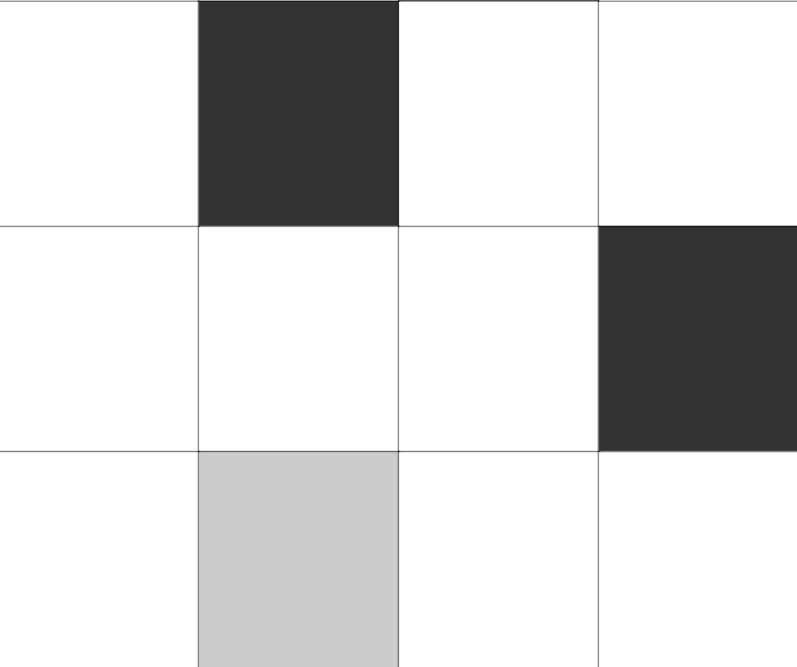
//> input picture resource/images/1.png, 797 x 667 px
$ ./FindBlackBlock   (built with g++ and OpenCV 4)
//> lines starting //> are read from the running program, lines starting //| are printed output that depends on the picture; after the words box and inside, x2 and y2 are one past the last pixel; in counts of white or black regions, pixels touching at a corner belong together
#include <vector>
#include <opencv2/opencv.hpp>
using namespace cv;
using namespace std;

int main(int argc, char const *argv[])
{
    string imagePath = "resource/images/1.png";
    Mat src = imread(imagePath);
//> src is the input picture: 667 rows x 797 cols, CV_8UC3; min 18, max 255, mean 215.2
    Mat graySrc = imread(imagePath, IMREAD_GRAYSCALE);
    Mat kernel = getStructuringElement(MORPH_RECT, Size(3, 3));
    Mat edge;

    // 轮廓线
    vector<vector<Point>> contours;

    // 提取轮廓线
    auto t0 = getTickCount();
    dilate(graySrc, graySrc, kernel, Point(-1, -1), 2); // 图像膨胀消去网格线并分离分块
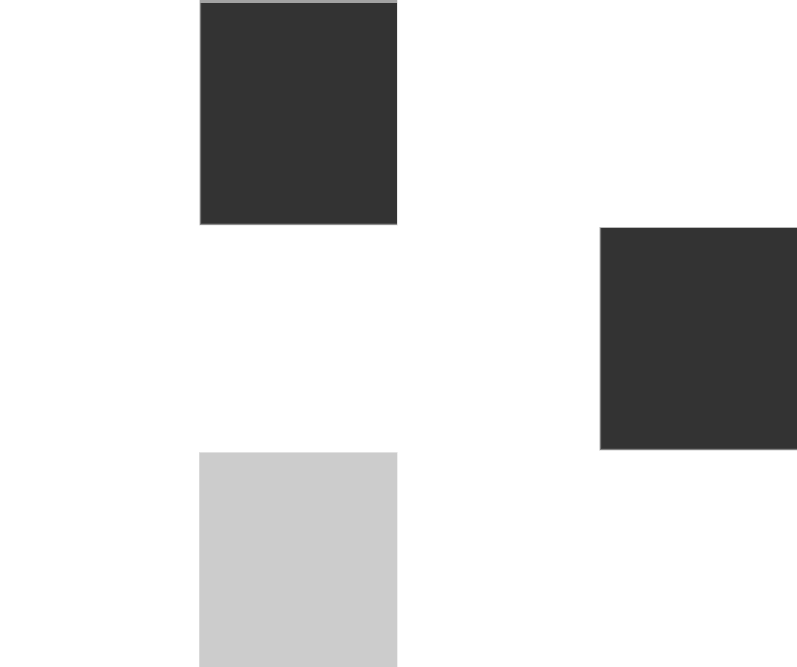
//> graySrc: 667 rows x 797 cols, CV_8UC1; min 51, max 255, mean 217.3
    graySrc = graySrc > 80;                             // 图像阈值化消去已点击过的灰色方块
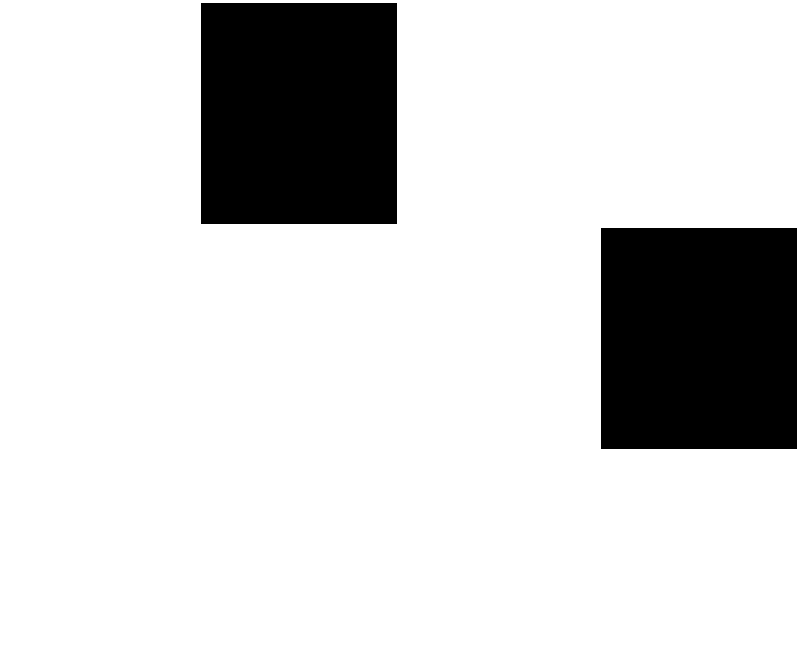
//> graySrc: 667 rows x 797 cols, CV_8UC1; 83.7% white; 2 black regions, box (x1, y1, x2, y2) and area: (201, 3, 397, 224) 43316, (601, 228, 797, 449) 43316
    Canny(graySrc, edge, 10, 30);
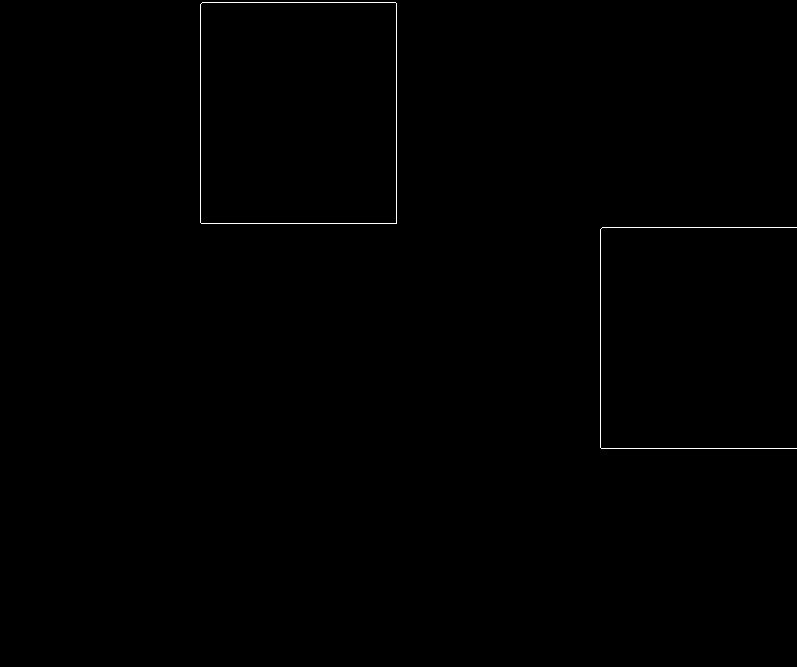
//> edge: 667 rows x 797 cols, CV_8UC1; 0.27% white in thin lines or dots, all inside (x1, y1, x2, y2) = (200, 2, 797, 449)
    findContours(edge, contours, RETR_EXTERNAL, CHAIN_APPROX_SIMPLE);
//> contours = 2 contours, 1 with area under 20; largest, box (x1, y1, x2, y2) and area: (200, 2, 397, 224) 43313

    int nBlacks = contours.size();
//> nBlacks = 2
    cout << "黑块个数：" << nBlacks << endl;
//| 黑块个数：2

    // 根据轮廓线的外接斜矩形的中心 y 判断点击位置
    if (nBlacks)
    {
        int yMax = 0, x = 0;
        for (int i = 0; i < nBlacks; ++i)
        {
            // 创建最小斜矩形
            RotatedRect rect = minAreaRect(contours[i]);
            if (rect.center.y >= yMax)
            {
                yMax = rect.center.y;
                x = rect.center.x;
            }
        }
//> this loop made 2 passes
//> (rect, yMax, x) on pass 1: (centre (698, 337.5), size (221, 196), angle -90, 337, 697)
//> after the loop, yMax = 337; x = 697
        cout << "应该点击的列：" << x / (src.cols / 4) << endl;
//| 应该点击的列：3
        // 绘制应该点击的方块的中心点
        circle(src, Point(x, yMax), 5, Scalar(0, 0, 255), FILLED);
//> src: 667 rows x 797 cols, CV_8UC3; 81 pixels changed, all inside (x1, y1, x2, y2) = (692, 332, 703, 343)
    }
    cout << "运行时间为：" << (getTickCount() - t0) / getTickFrequency() << endl;

    // 绘制轮廓线
    for (int i = 0; i < nBlacks; ++i)
        drawContours(src, contours, i, Scalar(0, 0, 255), 2, LINE_AA);
//> this loop made 2 passes
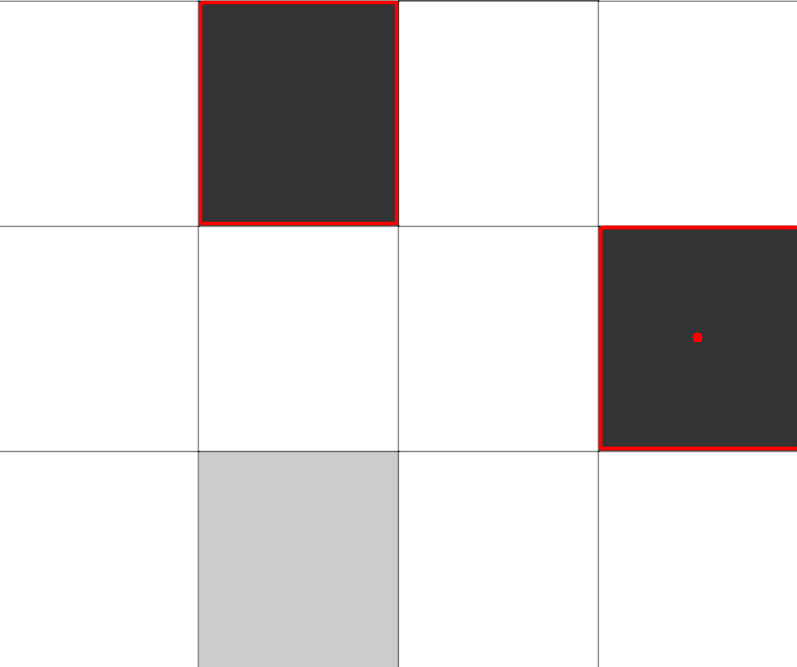
//> src: 667 rows x 797 cols, CV_8UC3; mean B, G, R 214.7, 214.7, 217.2

    imshow("Detect result", src);
    imshow("Gray image", graySrc);
    imshow("Edges", edge);
    waitKey(0);

    return 0;
}

$ run again, with resource/images/0.png copied over resource/images/1.png
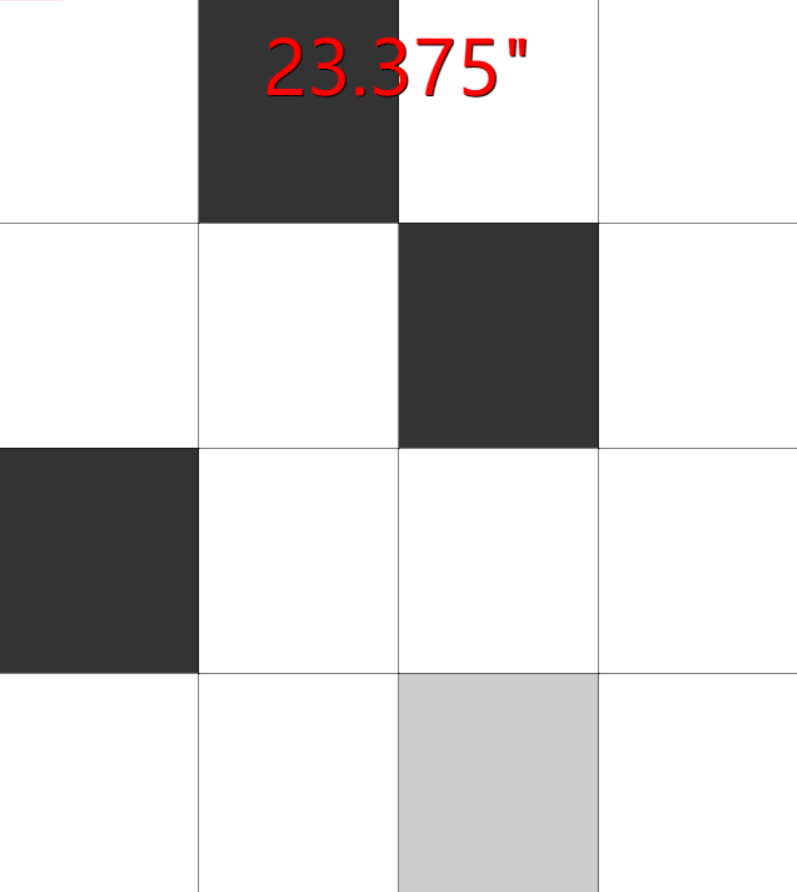
//> input picture resource/images/0.png, 797 x 892 px
//> src is the input picture: 892 rows x 797 cols, CV_8UC3; mean B, G, R 211.4, 211.4, 212.7
//> `Canny(graySrc, edge, 10, 30);`:
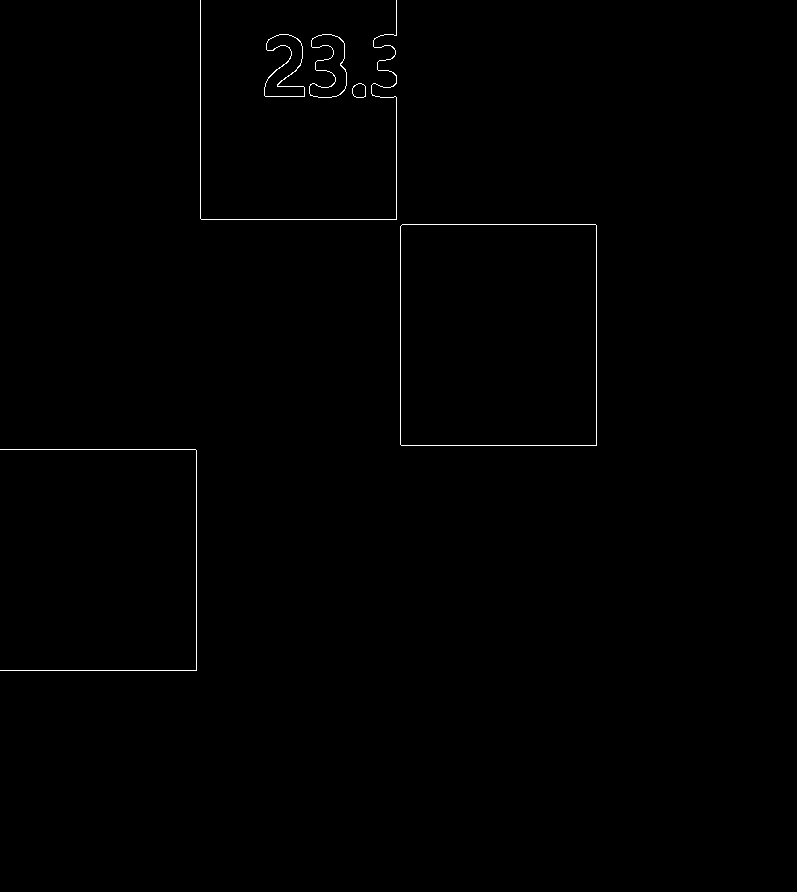
//> edge: 892 rows x 797 cols, CV_8UC1; 0.39% white in thin lines or dots, all inside (x1, y1, x2, y2) = (0, 0, 597, 671)
//> contours = 6 contours, 2 with area under 20; largest, box (x1, y1, x2, y2) and area: (400, 224, 597, 446) 43313, (264, 34, 305, 97) 1370, (309, 34, 347, 98) 1339, (352, 83, 366, 98) 156
//> nBlacks = 6
//| 黑块个数：6
//> the loop `for (int i = 0; i < nBlacks; ++i)` made 6 passes
//> (rect, yMax, x) on pass 1: (centre (98, 559.5), size (221, 196), angle -90, 559, 98)
//> after the loop `for (int i = 0; i < nBlacks; ++i)`: yMax = 559; x = 98
//| 应该点击的列：0
//> the loop `for (int i = 0; i < nBlacks; ++i)` made 6 passes
//> after the loop `for (int i = 0; i < nBlacks; ++i)`:
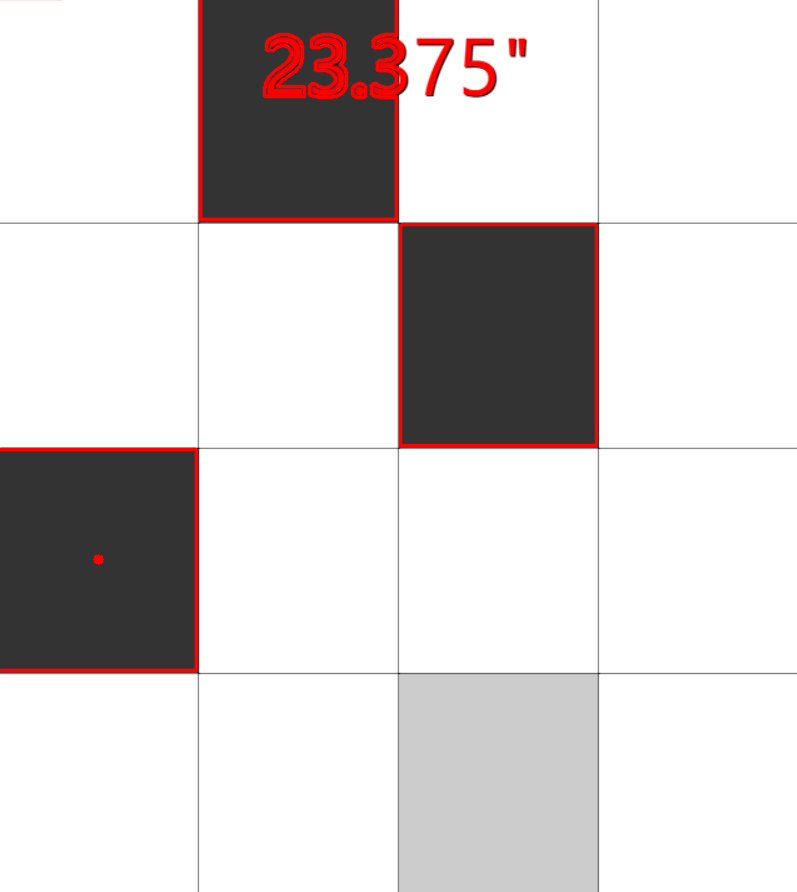
//> src: 892 rows x 797 cols, CV_8UC3; mean B, G, R 210.7, 210.7, 215.6

$ run again, with resource/images/2.png copied over resource/images/1.png
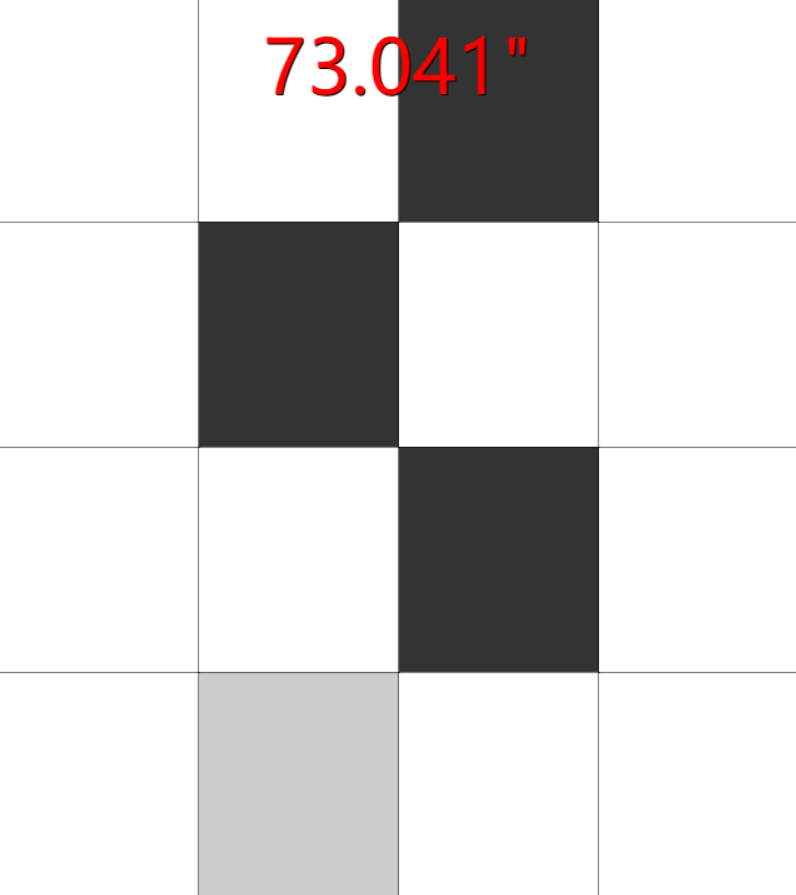
//> input picture resource/images/2.png, 796 x 895 px
//> src is the input picture: 895 rows x 796 cols, CV_8UC3; mean B, G, R 211.4, 211.4, 212.7
//> `Canny(graySrc, edge, 10, 30);`:
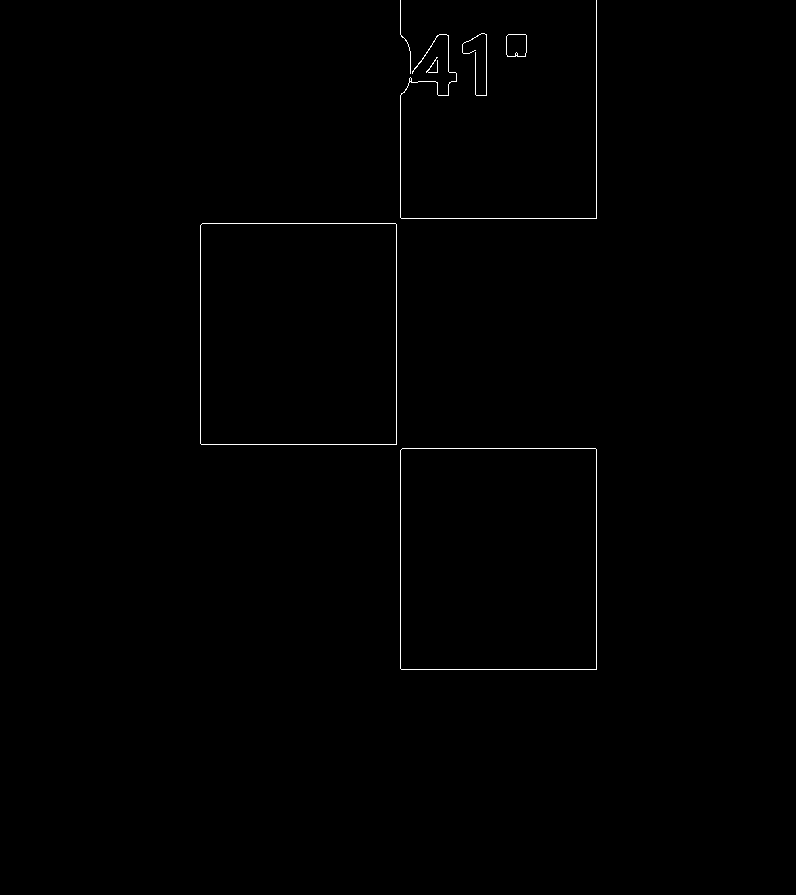
//> edge: 895 rows x 796 cols, CV_8UC1; 0.39% white in thin lines or dots, all inside (x1, y1, x2, y2) = (200, 0, 597, 670)
//> contours = 7 contours, 3 with area under 20; largest, box (x1, y1, x2, y2) and area: (400, 448, 597, 670) 43313, (200, 223, 397, 445) 43313, (506, 34, 527, 57) 432, (400, 0, 597, 219) 28
//> nBlacks = 7
//| 黑块个数：7
//> the loop `for (int i = 0; i < nBlacks; ++i)` made 7 passes
//> (rect, yMax, x) on pass 1: (centre (498, 558.5), size (221, 196), angle -90, 558, 497)
//> after the loop `for (int i = 0; i < nBlacks; ++i)`: yMax = 558; x = 497
//| 应该点击的列：2
//> the loop `for (int i = 0; i < nBlacks; ++i)` made 7 passes
//> after the loop `for (int i = 0; i < nBlacks; ++i)`:
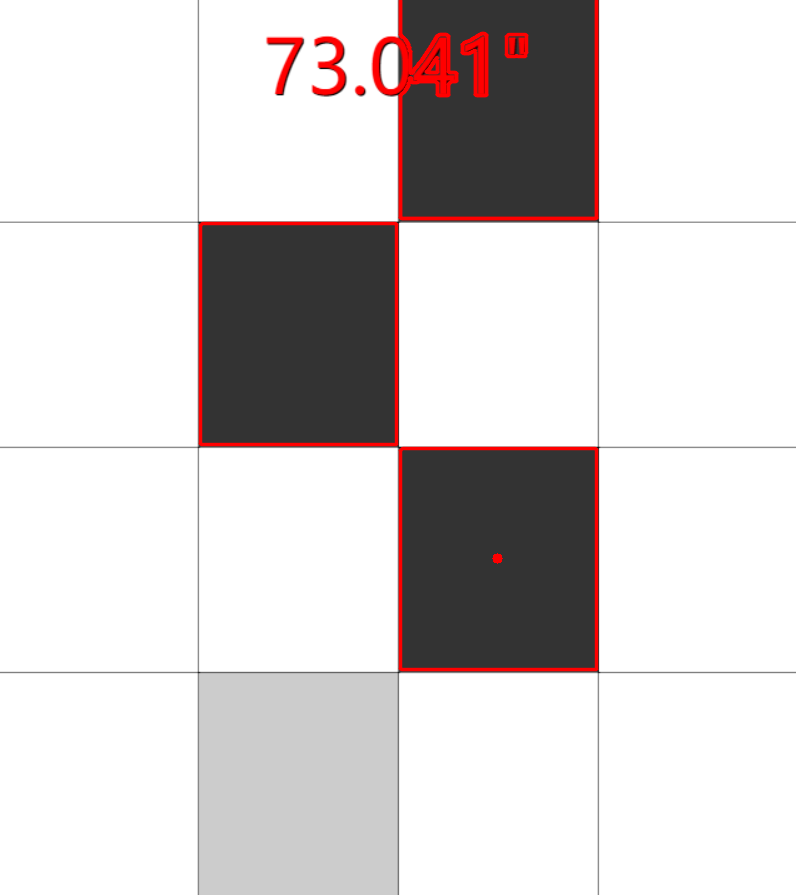
//> src: 895 rows x 796 cols, CV_8UC3; mean B, G, R 210.7, 210.7, 215.6
